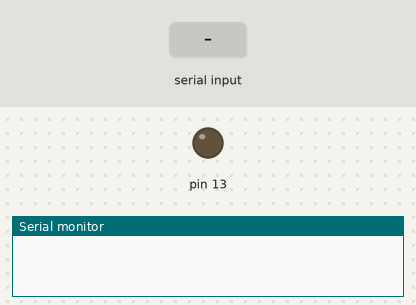
Recording of a sketch running on a simulated Arduino Uno, built with avr-gcc and run on an emulated ATmega328P. Shown: output pins drawn as LEDs (lit = HIGH), the last lines printed to the serial monitor. Inputs (shaded band) come from the test bench.

Above: at 1.2 s.
1.3 s: "1\n" received over Serial
At 1.6 s:
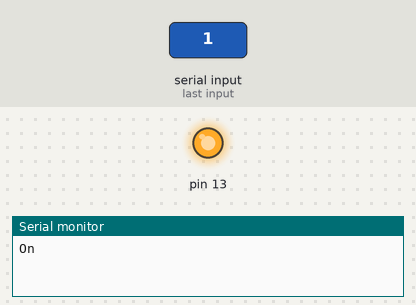
2.8 s: "2\n" received over Serial
At 4.0 s:
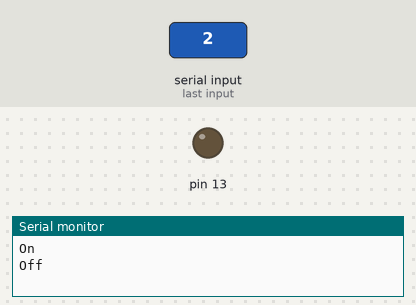
Timing chart, 0 to 5.8 s (numbered marks = the images above; inputs shaded):
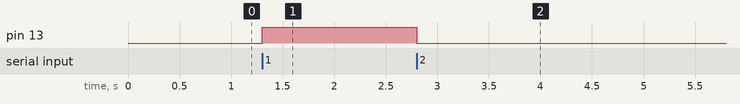

Measured:
- after the input at 1.3 s, pin 13: LOW → HIGH at once
- after the input at 2.8 s, pin 13: HIGH → LOW at once

The sketch:

practice1_2.ino
```cpp
void setup() {
  pinMode(13, OUTPUT);
  Serial.begin(9600);

}

int s=0;
void loop() {

  if(Serial.available() > 0){
    s = Serial.parseInt();

    if(s == 1){
      digitalWrite(13, HIGH);
      Serial.println("On");
    }
    else if(s == 2){
      digitalWrite(13, LOW);
      Serial.println("Off");
    }
  }
}
```
